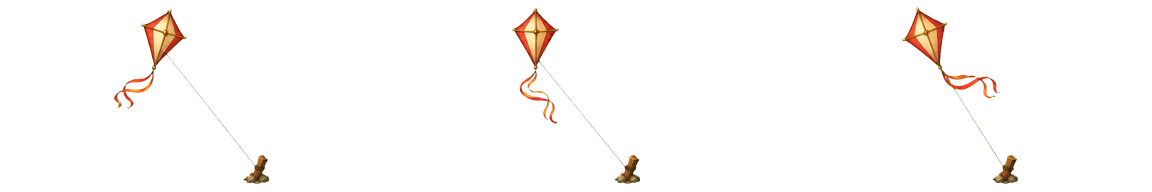
#> input picture art-raw/camp-animation-originals/camp-activity-kite-strip3.png, 1152 x 192 px
$ python lock_camp_animation_anchors.py
#> lines starting #> are read from the running program, lines starting #| are printed output that depends on the picture
"""Lock stationary camp-sprite geometry across three-frame PNG strips.

The generated animation frames intentionally change flames, water, cloth, or
character details, but some sheets also translated the whole object. These
per-frame offsets were measured against the part that touches the ground: the
stake, pole, stone ring, support posts, masonry, or climber boots.

Run from the repository root:
    python tools/lock_camp_animation_anchors.py

The operation is deterministic and keeps every existing canvas dimension.
"""

from __future__ import annotations

from pathlib import Path

from PIL import Image


ROOT = Path(__file__).resolve().parents[1]

# (dx, dy) moves each complete frame inside its existing transparent canvas.
OFFSETS: dict[str, tuple[tuple[int, int], tuple[int, int], tuple[int, int]]] = {
    "art/camp/camp-activity-kite-strip3.png": ((0, 0), (13, 0), (19, 0)),
    "art/camp/camp-banner-t1-strip3.png": ((0, 0), (10, 0), (17, 1)),
    "art/camp/camp-banner-t2-strip3.png": ((0, 0), (-3, 0), (1, 0)),
    "art/camp/camp-banner-t3-strip3.png": ((0, 0), (3, 0), (6, 0)),
    "art/camp/camp-fire-t2-strip3.png": ((0, 0), (0, 0), (0, 0)),
    "art/camp/camp-fire-t3-strip3.png": ((0, 0), (12, -2), (2, -1)),
    "art/camp/camp-fire-t4-strip3.png": ((0, 0), (0, 1), (3, 0)),
    "art/camp/camp-light-t3-strip3.png": ((0, 0), (3, 0), (4, 0)),
    "art/camp/camp-water-t3-strip3.png": ((0, 0), (0, 0), (0, 0)),
    "art/climber.png": ((0, 0), (-17, 0), (-23, 0)),
}


def shift(frame: Image.Image, dx: int, dy: int) -> Image.Image:
    output = Image.new("RGBA", frame.size, (0, 0, 0, 0))
    output.alpha_composite(frame, (dx, dy))
    return output


def connected_components(alpha: Image.Image) -> list[list[tuple[int, int]]]:
    """Return 8-connected visible components for one small RGBA frame."""
    pixels = alpha.load()
    width, height = alpha.size
    seen: set[tuple[int, int]] = set()
    components: list[list[tuple[int, int]]] = []
    for y in range(height):
        for x in range(width):
            if pixels[x, y] == 0 or (x, y) in seen:
                continue
            pending = [(x, y)]
            seen.add((x, y))
            component: list[tuple[int, int]] = []
            while pending:
                px, py = pending.pop()
                component.append((px, py))
                for ny in range(max(0, py - 1), min(height, py + 2)):
                    for nx in range(max(0, px - 1), min(width, px + 2)):
                        if pixels[nx, ny] and (nx, ny) not in seen:
                            seen.add((nx, ny))
                            pending.append((nx, ny))
            components.append(component)
    return components


def remove_pennant_specks(frame: Image.Image) -> Image.Image:
    """Keep the main pennant component and remove disconnected generated dust."""
    components = connected_components(frame.getchannel("A"))
    if len(components) < 2:
        return frame
    keep = set(max(components, key=len))
    cleaned = Image.new("RGBA", frame.size, (0, 0, 0, 0))
    source = frame.load()
    target = cleaned.load()
    for x, y in keep:
        target[x, y] = source[x, y]
    return cleaned


def lock_strip(relative_path: str, offsets: tuple[tuple[int, int], ...]) -> None:
#> called with relative_path = 'art/camp/camp-activity-kite-strip3.png', offsets = ((0, 0), (13, 0), (19, 0))
    path = ROOT / "public" / relative_path
    source_path = ROOT / "art-raw" / "camp-animation-originals" / Path(relative_path).name
    if not source_path.exists():
        raise FileNotFoundError(f"missing immutable source strip: {source_path}")
    source = Image.open(source_path).convert("RGBA")
#> source is the input picture: PIL image 1152x192 RGBA; mean R, G, B, A 6.7, 3.9, 1.7, 6.7
    if source.width % 3:
        raise ValueError(f"{relative_path} is not an equal three-frame strip")
    frame_width = source.width // 3
#> frame_width = 384
    output = Image.new("RGBA", source.size, (0, 0, 0, 0))
#> output: PIL image 1152x192 RGBA; every value is 0
    for index, (dx, dy) in enumerate(offsets):
        frame = source.crop((index * frame_width, 0, (index + 1) * frame_width, source.height))
        if relative_path.endswith("camp-banner-t1-strip3.png"):
            frame = remove_pennant_specks(frame)
        output.alpha_composite(shift(frame, dx, dy), (index * frame_width, 0))
#> this loop made 3 passes
#> pass 1, in lock_strip, `frame = source.crop((index * frame_width, 0, (index + 1) * frame_width..`:
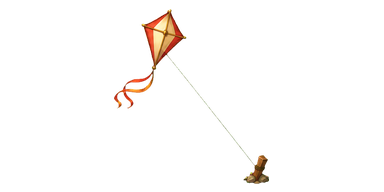
#> frame: PIL image 384x192 RGBA; mean R, G, B, A 6.5, 3.8, 1.6, 6.5; transparent parts drawn white
#> pass 2, in lock_strip, `frame = source.crop((index * frame_width, 0, (index + 1) * frame_width..`:
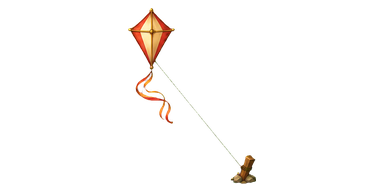
#> frame: PIL image 384x192 RGBA; mean R, G, B, A 6.7, 4, 1.7, 6.5; transparent parts drawn white
#> pass 3, in lock_strip, `frame = source.crop((index * frame_width, 0, (index + 1) * frame_width..`:
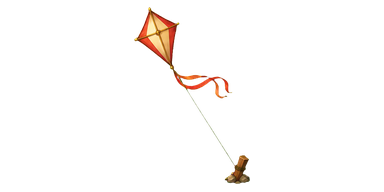
#> frame: PIL image 384x192 RGBA; mean R, G, B, A 7, 3.9, 1.7, 7; transparent parts drawn white
#> after the loop:
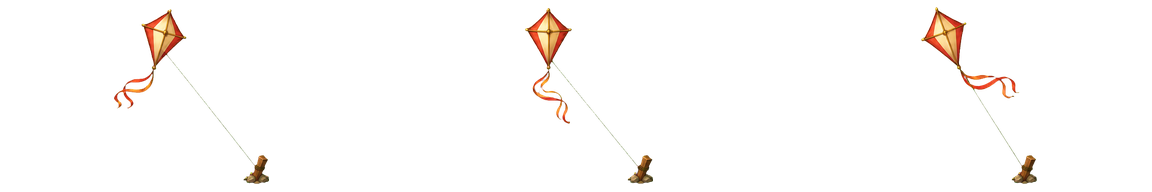
#> output: PIL image 1152x192 RGBA; mean R, G, B, A 6.7, 3.9, 1.7, 6.7; transparent parts drawn white
    output.save(path, optimize=True)
    print(f"locked {relative_path}: {offsets}")


def main() -> None:
    for relative_path, offsets in OFFSETS.items():
        lock_strip(relative_path, offsets)
#> pass 2 of the loop in main, `for relative_path, offsets in OFFSETS.items():`:
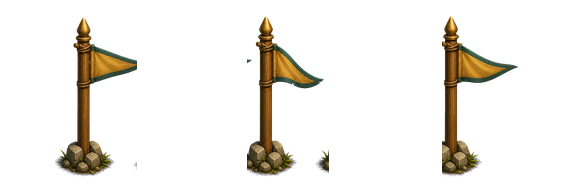
#> input picture art-raw/camp-animation-originals/camp-banner-t1-strip3.png, 576 x 192 px
#> in lock_strip, source is the input picture: PIL image 576x192 RGBA; mean R, G, B, A 12.9, 10.2, 4.6, 26.9
#> after the loop in lock_strip (call 2), `for index, (dx, dy) in enumerate(offsets):`:
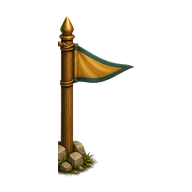
#> frame: PIL image 192x192 RGBA; mean R, G, B, A 12.7, 9.9, 4.3, 25.9; transparent parts drawn white
#> after the loop in lock_strip (call 2), `for index, (dx, dy) in enumerate(offsets):`:
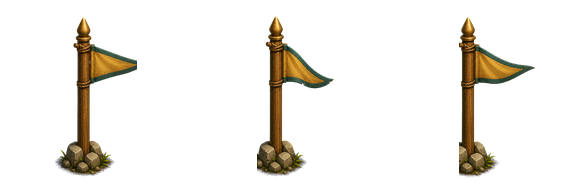
#> output: PIL image 576x192 RGBA; mean R, G, B, A 12.8, 10, 4.5, 26.5; transparent parts drawn white
#> pass 3 of the loop in main, `for relative_path, offsets in OFFSETS.items():`:
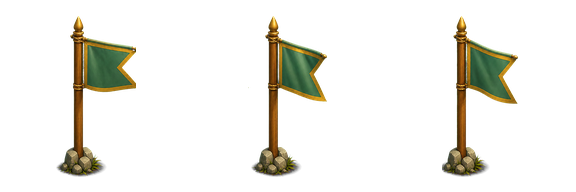
#> input picture art-raw/camp-animation-originals/camp-banner-t2-strip3.png, 576 x 192 px
#> in lock_strip, source is the input picture: PIL image 576x192 RGBA; mean R, G, B, A 14.1, 12.9, 5.8, 29.1
#> the loop in lock_strip (call 3), `for index, (dx, dy) in enumerate(offsets):` made 3 passes
#> pass 1, in lock_strip (call 3), `frame = source.crop((index * frame_width, 0, (index + 1) * frame_width..`:
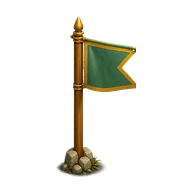
#> frame: PIL image 192x192 RGBA; mean R, G, B, A 14.3, 13.1, 5.8, 29.8; transparent parts drawn white
#> after the loop in lock_strip (call 3), `for index, (dx, dy) in enumerate(offsets):`:
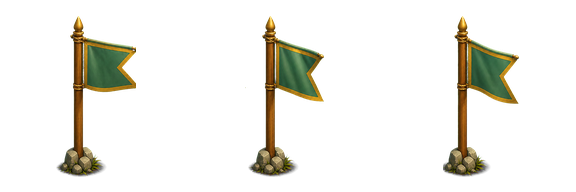
#> output: PIL image 576x192 RGBA; mean R, G, B, A 14.1, 12.9, 5.8, 29.1; transparent parts drawn white
#> the loop made 7 passes; the first 3 are shown


if __name__ == "__main__":
#> (the run stopped early here; a loop or call above may not have finished)
